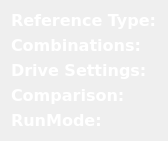
     <widget class="QWidget" name="layoutWidget">
      <property name="geometry">
       <rect>
        <x>11</x>
        <y>136</y>
        <width>152</width>
        <height>126</height>
       </rect>
      </property>
      <layout class="QGridLayout" name="gridLayout">
       <item row="0" column="0">
        <widget class="QLabel" name="lblClip_5">
         <property name="font">
          <font>
           <family>DejaVu Sans</family>
           <pointsize>12</pointsize>
           <weight>75</weight>
           <bold>true</bold>
          </font>
         </property>
         <property name="styleSheet">
          <string notr="true">QLabel {color:white;border: rgba(0,0,0,0);}</string>
         </property>
         <property name="text">
          <string>Reference Type:</string>
         </property>
        </widget>
       </item>
       <item row="1" column="0">
        <widget class="QLabel" name="lblClip_3">
         <property name="font">
          <font>
           <family>DejaVu Sans</family>
           <pointsize>12</pointsize>
           <weight>75</weight>
           <bold>true</bold>
          </font>
         </property>
         <property name="styleSheet">
          <string notr="true">QLabel {color:white;border: rgba(0,0,0,0);}</string>
         </property>
         <property name="text">
          <string>Combinations:</string>
         </property>
        </widget>
       </item>
       <item row="2" column="0">
        <widget class="QLabel" name="lblClip_8">
         <property name="font">
          <font>
           <family>DejaVu Sans</family>
           <pointsize>12</pointsize>
           <weight>75</weight>
           <bold>true</bold>
          </font>
         </property>
         <property name="styleSheet">
          <string notr="true">QLabel {color:white;border: rgba(0,0,0,0);}</string>
         </property>
         <property name="text">
          <string>&lt;!DOCTYPE HTML PUBLIC &quot;-//W3C//DTD HTML 4.0//EN&quot; &quot;http://www.w3.org/TR/REC-html40/strict.dtd&quot;&gt;
&lt;html&gt;&lt;head&gt;&lt;meta name=&quot;qrichtext&quot; content=&quot;1&quot; /&gt;&lt;style type=&quot;text/css&quot;&gt;
p, li { white-space: pre-wrap; }
&lt;/style&gt;&lt;/head&gt;&lt;body style=&quot; font-family:'DejaVu Sans'; font-size:12pt; font-weight:600; font-style:normal;&quot;&gt;
&lt;table border=&quot;0&quot; style=&quot;-qt-table-type: root; margin-top:4px; margin-bottom:4px; margin-left:4px; margin-right:4px;&quot;&gt;
&lt;tr&gt;
&lt;td style=&quot;border: none;&quot;&gt;
&lt;p style=&quot; margin-top:0px; margin-bottom:0px; margin-left:0px; margin-right:0px; -qt-block-indent:0; text-indent:0px;&quot;&gt;Drive Settings:&lt;/p&gt;&lt;/td&gt;&lt;/tr&gt;&lt;/table&gt;&lt;/body&gt;&lt;/html&gt;</string>
         </property>
        </widget>
       </item>
       <item row="3" column="0">
        <widget class="QLabel" name="lblClip_6">
         <property name="font">
          <font>
           <family>DejaVu Sans</family>
           <pointsize>12</pointsize>
           <weight>75</weight>
           <bold>true</bold>
          </font>
         </property>
         <property name="styleSheet">
          <string notr="true">QLabel {color:white;border: rgba(0,0,0,0);}</string>
         </property>
         <property name="text">
          <string>&lt;!DOCTYPE HTML PUBLIC &quot;-//W3C//DTD HTML 4.0//EN&quot; &quot;http://www.w3.org/TR/REC-html40/strict.dtd&quot;&gt;
&lt;html&gt;&lt;head&gt;&lt;meta name=&quot;qrichtext&quot; content=&quot;1&quot; /&gt;&lt;style type=&quot;text/css&quot;&gt;
p, li { white-space: pre-wrap; }
&lt;/style&gt;&lt;/head&gt;&lt;body style=&quot; font-family:'DejaVu Sans'; font-size:12pt; font-weight:600; font-style:normal;&quot;&gt;
&lt;table style=&quot;-qt-table-type: root; margin-top:4px; margin-bottom:4px; margin-left:4px; margin-right:4px;&quot;&gt;
&lt;tr&gt;
&lt;td style=&quot;border: none;&quot;&gt;
&lt;p style=&quot; margin-top:0px; margin-bottom:0px; margin-left:0px; margin-right:0px; -qt-block-indent:0; text-indent:0px;&quot;&gt;Comparison:&lt;/p&gt;&lt;/td&gt;&lt;/tr&gt;&lt;/table&gt;&lt;/body&gt;&lt;/html&gt;</string>
         </property>
        </widget>
       </item>
       <item row="4" column="0">
        <widget class="QLabel" name="lblClip_4">
         <property name="font">
          <font>
           <family>DejaVu Sans</family>
           <pointsize>12</pointsize>
           <weight>75</weight>
           <bold>true</bold>
          </font>
         </property>
         <property name="styleSheet">
          <string notr="true">QLabel {color:white;border: rgba(0,0,0,0);}</string>
         </property>
         <property name="text">
          <string>RunMode:</string>
         </property>
        </widget>
       </item>
      </layout>
     </widget>
